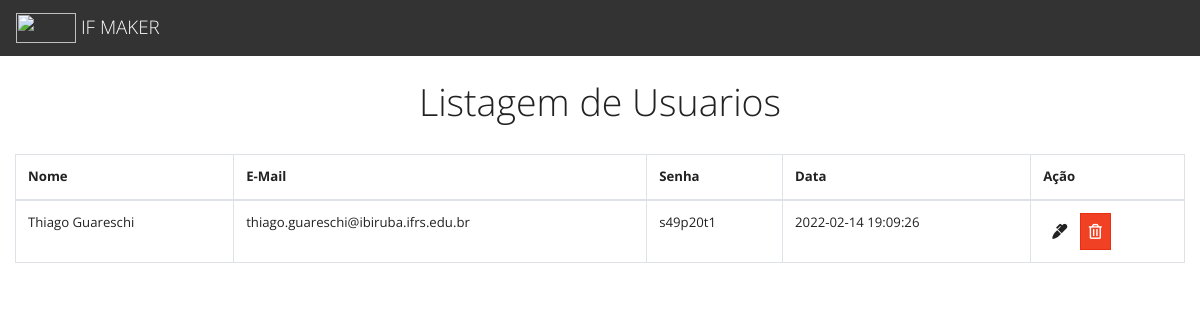
Before: /listagemUsuarios.php with the older database file.
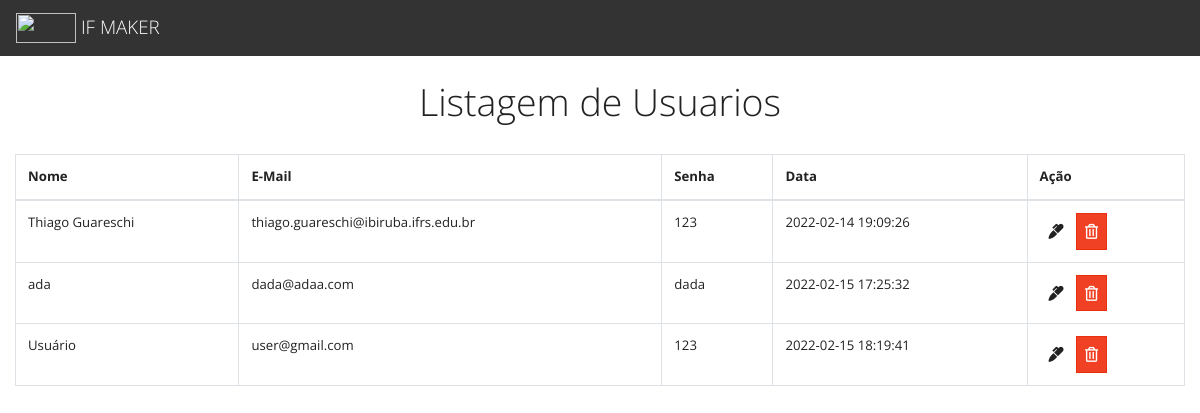
After: the same page with the newer database file.
### tables this page shows
CREATE TABLE `usuario` (
  `id` int(11) NOT NULL,
  `nome` varchar(100) NOT NULL,
  `email` varchar(100) NOT NULL,
  `senha` varchar(30) NOT NULL,
  `data` timestamp NOT NULL DEFAULT current_timestamp(),
  `nivel` int(1) UNSIGNED NOT NULL DEFAULT 2
);

### listagemUsuarios.php (the view, shortened to what this page needs)
<?php include("db.php"); ?>
<?php include('includes/header.php'); ?>
      <br>
      <h1 class="d-flex justify-content-center align-items-center">Listagem de Usuarios</h1>
      <br>
    <div class="col-md-12">
      <table class="table table-bordered">
        <thead>
          <tr>
            <th>Nome</th>
            <th>E-Mail</th>
            <th>Senha</th>
            <th>Data</th>
            <th>Ação</th>
          </tr>
        </thead>
        <tbody>
          <?php
          $query = "SELECT * FROM usuario";
          $result_tasks = mysqli_query($conn, $query);
          while($row = mysqli_fetch_assoc($result_tasks)) { ?>
          <tr>
            <td><?php echo $row['nome']; ?></td>
            <td><?php echo $row['email']; ?></td>
            <td><?php echo $row['senha']; ?></td>
            <td><?php echo $row['data']; ?></td>
            <td>
              <a href="edit_user.php?id=<?php echo $row['id']?>" class="btn upload/n-secondary">
                <i class="fas fa-marker"></i>
              </a>
              <a href="delete_user.php?id=<?php echo $row['id']?>" class="btn btn-danger">
                <i class="far fa-trash-alt"></i>
              </a>
            </td>
          </tr>
          <?php } ?>
        </tbody>
      </table>
    </div>
<?php include('includes/footer.php'); ?>

### includes/header.php (shortened to what this page needs)
<!DOCTYPE html>
<html lang="pt-br">
  <head>
    <link rel="stylesheet" href="https://bootswatch.com/4/yeti/bootstrap.min.css">
    <link rel="stylesheet" href="https://use.fontawesome.com/releases/v5.6.3/css/all.css">
  </head>
  <body>
 <nav class="navbar navbar-dark bg-dark">
        <a class="navbar-brand" href="index.php">
            <img src="https://www.ifpb.edu.br/prpipg/pesquisa/imagens-pesquisa/ifpb.png/@@images/0609b1d7-4a7d-41be-bd18-081ecb35eb9e.png" width="60" height="30" class="d-inline-block align-top" alt="">
            IF MAKER
        </a>
    </nav>

### includes/footer.php (shortened to what this page needs)
</body>
</html>

Changed rows visible on the page:
changed usuario "Thiago Guareschi": senha "s49p20t1" → "123"
added usuario: nome "ada", email "dada@adaa.com", senha "dada", data "2022-02-15 17:25:32"
added usuario: nome "Usuário", email "user@gmail.com", senha "123", data "2022-02-15 18:19:41"
